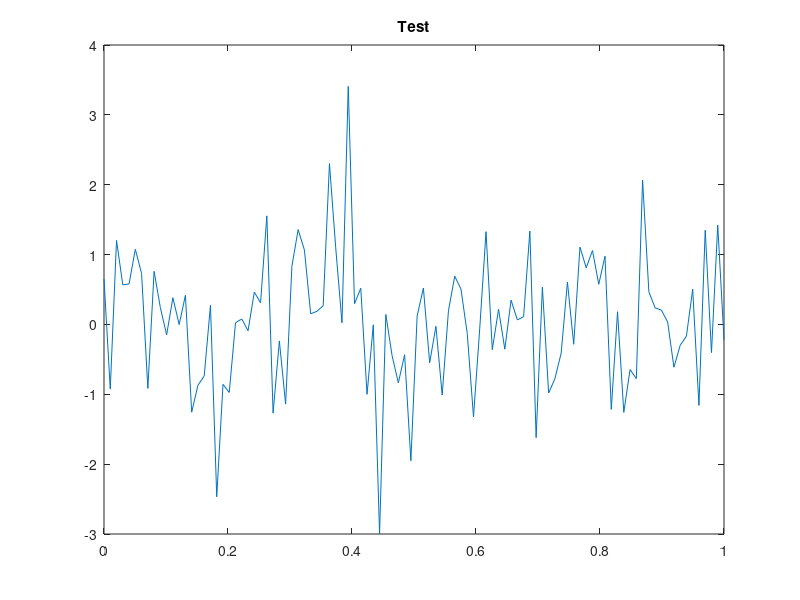

Recreate this plot in MATLAB.
function result = test_title_003
result = false;
a = figure;
plot(linspace(0,1),randn(1,100));
h = gca;
title(h,'Test');
drawnow;
close(a);
result = true;
